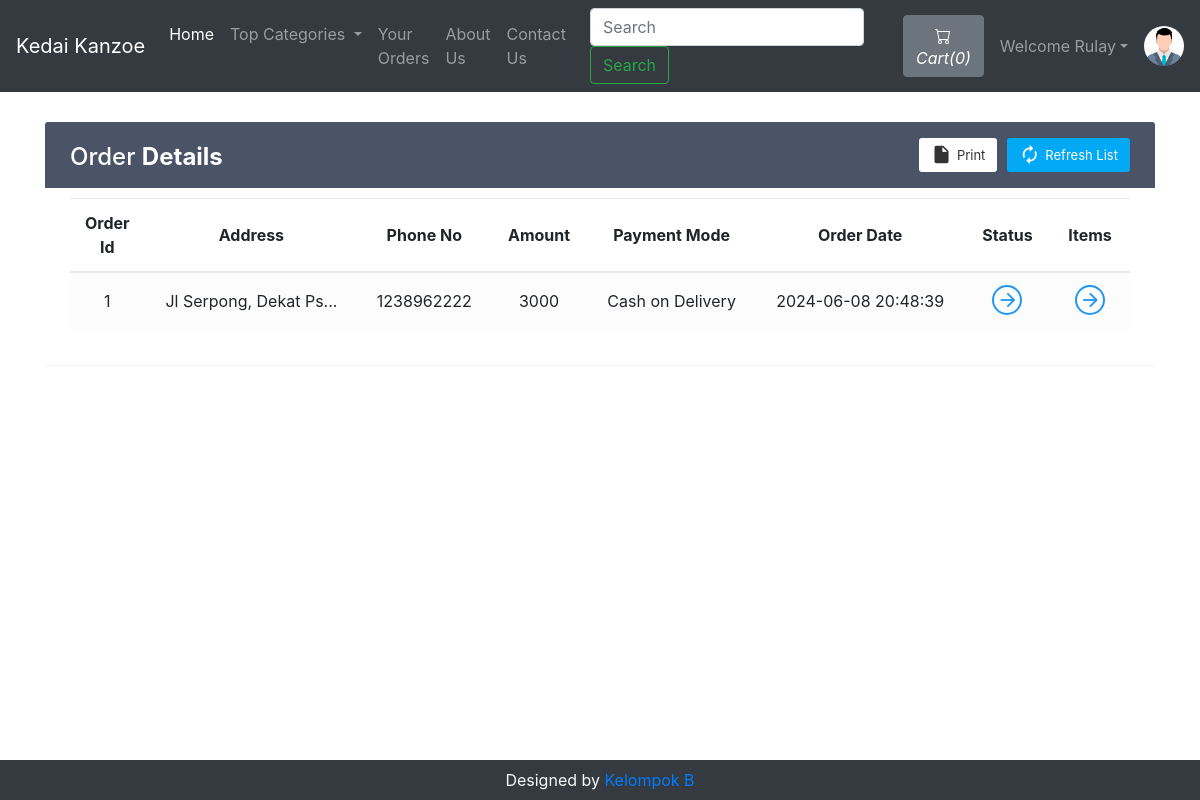
Screenshot of /viewOrder.php (signed in) with the database file from the repository.
### tables this page shows
CREATE TABLE `sitedetail` (
  `tempId` int(11) NOT NULL,
  `systemName` varchar(21) NOT NULL,
  `email` varchar(35) NOT NULL,
  `contact1` bigint(21) NOT NULL,
  `contact2` bigint(21) DEFAULT NULL COMMENT 'Optional',
  `address` text NOT NULL,
  `dateTime` datetime NOT NULL DEFAULT current_timestamp()
);

CREATE TABLE `orders` (
  `orderId` int(21) NOT NULL,
  `userId` int(21) NOT NULL,
  `address` varchar(255) NOT NULL,
  `zipCode` int(21) NOT NULL,
  `phoneNo` bigint(21) NOT NULL,
  `amount` int(200) NOT NULL,
  `paymentMode` enum('0','1') NOT NULL DEFAULT '0' COMMENT '0=cash on delivery, \r\n1=online ',
  `orderStatus` enum('0','1','2','3','4','5','6') NOT NULL DEFAULT '0' COMMENT '0=Order Placed.\r\n1=Order Confirmed.\r\n2=Preparing your Order.\r\n3=Your order is on the way!\r\n4=Order Delivered.\r\n5=Order Denied.\r\n6=Order Cancelled.',
  `orderDate` datetime NOT NULL DEFAULT current_timestamp()
);

### viewOrder.php (the view, shortened to what this page needs)
<!doctype html>
<html lang="en">
<head>
    <link rel="stylesheet" href="https://stackpath.bootstrapcdn.com/bootstrap/4.5.0/css/bootstrap.min.css">
    <link rel="stylesheet" href="https://use.fontawesome.com/releases/v5.7.2/css/all.css">
</head>
<body>
    <?php include 'partials/_dbconnect.php';?>
    <?php include 'partials/_nav.php';?>
    <?php
    if($loggedin){
    ?>
    <div class="container">
        <div class="table-wrapper" id="empty">
            <div class="table-title">
                <div class="row">
                    <div class="col-sm-4">
                        <h2>Order <b>Details</b></h2>
                    </div>
                    <div class="col-sm-8">
                        <a href="" class="btn btn-primary"><i class="material-icons">&#xE863;</i> <span>Refresh List</span></a>
                        <a href="#" onclick="window.print()" class="btn btn-info"><i class="material-icons">&#xE24D;</i> <span>Print</span></a>
                    </div>
                </div>
            </div>
            <table class="table table-striped table-hover text-center">
                <thead>
                    <tr>
                        <th>Order Id</th>
                        <th>Address</th>
                        <th>Phone No</th>
                        <th>Amount</th>
                        <th>Payment Mode</th>
                        <th>Order Date</th>
                        <th>Status</th>
                        <th>Items</th>
                    </tr>
                </thead>
                <tbody>
                    <?php
                        $sql = "SELECT * FROM `orders` WHERE `userId`= $userId";
                        $result = mysqli_query($conn, $sql);
                        while($row = mysqli_fetch_assoc($result)){
                            $orderId = $row['orderId'];
                            $address = $row['address'];
                            $phoneNo = $row['phoneNo'];
                            $amount = $row['amount'];
                            $orderDate = $row['orderDate'];
                            $paymentMode = $row['paymentMode'];
                            if($paymentMode == 0) {
                                $paymentMode = "Cash on Delivery";
                            }
                            else {
                                $paymentMode = "Online";
                            }
                            echo '<tr>
                                    <td>' . $orderId . '</td>
                                    <td>' . substr($address, 0, 20) . '...</td>
                                    <td>' . $phoneNo . '</td>
                                    <td>' . $amount . '</td>
                                    <td>' . $paymentMode . '</td>
                                    <td>' . $orderDate . '</td>
                                    <td><a href="#" data-toggle="modal" data-target="#orderStatus' . $orderId . '" class="view"><i class="material-icons">&#xE5C8;</i></a></td>
                                    <td><a href="#" data-toggle="modal" data-target="#orderItem' . $orderId . '" class="view" title="View Details"><i class="material-icons">&#xE5C8;</i></a></td>
                                </tr>';
                        }
                            ?>
                </tbody>
            </table>
        </div>
    </div>
    <?php
    }
    else {
        echo '<div class="container" style="min-height : 610px;">
        <div class="alert alert-info my-3">
            <font style="font-size:22px"><center>Check your Order. You need to <strong><a class="alert-link" data-toggle="modal" data-target="#loginModal">Login</a></strong></center></font>
        </div></div>';
    }
    ?>
    <?php
    require 'partials/_footer.php';?>
  </body>
</html>

### partials/_nav.php (shortened to what this page needs)
<?php
if(isset($_SESSION['loggedin']) && $_SESSION['loggedin']==true){
  $loggedin= true;
  $userId = $_SESSION['userId'];
  $username = $_SESSION['username'];
}
else{
  $loggedin = false;
  $userId = 0;
}
$sql = "SELECT * FROM `sitedetail`";
$result = mysqli_query($conn, $sql);
$row = mysqli_fetch_assoc($result);
$systemName = $row['systemName'];
echo '<nav class="navbar navbar-expand-lg navbar-dark bg-dark">
      <a class="navbar-brand" href="index.php">'.$systemName.'</a>
      <button class="navbar-toggler" type="button" data-toggle="collapse" data-target="#navbarSupportedContent" aria-controls="navbarSupportedContent" aria-expanded="false" aria-label="Toggle navigation">
        <span class="navbar-toggler-icon">test</span>
      </button>
      <div class="collapse navbar-collapse" id="navbarSupportedContent">
        <ul class="navbar-nav mr-auto">
          <li class="nav-item active">
            <a class="nav-link" href="index.php">Home <span class="sr-only">(current)</span></a>
          </li>
          <li class="nav-item dropdown">
            <a class="nav-link dropdown-toggle" href="#" id="navbarDropdown" role="button" data-toggle="dropdown" aria-haspopup="true" aria-expanded="false">
              Top Categories
            </a>
            <div class="dropdown-menu" aria-labelledby="navbarDropdown">';
            echo '</div>
          </li>
          <li class="nav-item">
            <a class="nav-link" href="viewOrder.php">Your Orders</a>
          </li>
          <li class="nav-item">
            <a class="nav-link" href="about.php">About Us</a>
          </li>
          <li class="nav-item">
            <a class="nav-link" href="contact.php">Contact Us</a>
          </li>
        </ul>
        <form method="get" action="/tokokue/search.php" class="form-inline my-2 my-lg-0 mx-3">
          <input class="form-control mr-sm-2" type="search" name="search" id="search" placeholder="Search" aria-label="Search" required>
          <button class="btn btn-outline-success my-2 my-sm-0" type="submit">Search</button>
        </form>';
        $countsql = "SELECT SUM(`itemQuantity`) FROM `viewcart` WHERE `userId`=$userId";
        $countresult = mysqli_query($conn, $countsql);
        $countrow = mysqli_fetch_assoc($countresult);
        $count = $countrow['SUM(`itemQuantity`)'];
        if(!$count) {
          $count = 0;
        }
        echo '<a href="viewCart.php"><button type="button" class="btn btn-secondary mx-2" title="MyCart">
          <svg xmlns="img/cart.svg" width="16" height="16" fill="currentColor" class="bi bi-cart" viewBox="0 0 16 16">
            <path d="M0 1.5A.5.5 0 0 1 .5 1H2a.5.5 0 0 1 .485.379L2.89 3H14.5a.5.5 0 0 1 .491.592l-1.5 8A.5.5 0 0 1 13 12H4a.5.5 0 0 1-.491-.408L2.01 3.607 1.61 2H.5a.5.5 0 0 1-.5-.5zM3.102 4l1.313 7h8.17l1.313-7H3.102zM5 12a2 2 0 1 0 0 4 2 2 0 0 0 0-4zm7 0a2 2 0 1 0 0 4 2 2 0 0 0 0-4zm-7 1a1 1 0 1 1 0 2 1 1 0 0 1 0-2zm7 0a1 1 0 1 1 0 2 1 1 0 0 1 0-2z"/>
          </svg>
          <i class="bi bi-cart">Cart(' .$count. ')</i>
        </button></a>';
        if($loggedin){
          echo '<ul class="navbar-nav mr-2">
            <li class="nav-item dropdown">
              <a class="nav-link dropdown-toggle" href="#" id="navbarDropdown" role="button" data-toggle="dropdown"> Welcome ' .$username. '</a>
              <div class="dropdown-menu" aria-labelledby="navbarDropdown">
                <a class="dropdown-item" href="partials/_logout.php">Logout</a>
              </div>
            </li>
          </ul>
          <div class="text-center image-size-small position-relative">
            <a href="viewProfile.php"><img src="img/person-' .$userId. '.jpg" class="rounded-circle" onError="this.src = \'img/profilePic.jpg\'" style="width:40px; height:40px"></a>
          </div>';
        }
        else {
          echo '
          <button type="button" class="btn btn-success mx-2"  data-toggle="modal" data-target="#loginModal">Login</button>
          <button type="button" class="btn btn-success mx-2"  data-toggle="modal" data-target="#signupModal">SignUp</button>';
        }
  echo '</div>
    </nav>';
?>

### viewOrder.php (style rules this page uses)
.table-wrapper { background: #fff; padding: 20px 25px; margin: 30px auto; border-radius: 3px; box-shadow: 0 1px 1px rgba(0,0,0,.05); }
.table-wrapper .btn { float: right; color: #333; background-color: #fff; border-radius: 3px; border: none; outline: none !important; margin-left: 10px; }
.table-wrapper .btn.btn-primary { color: #fff; background: #03A9F4; }
.table-title .btn { font-size: 13px; border: none; }
.table-title .btn i { float: left; font-size: 21px; margin-right: 5px; }
.table-title .btn span { float: left; margin-top: 2px; }
.table-title { color: #fff; background: #4b5366; padding: 16px 25px; margin: -20px -25px 10px; border-radius: 3px 3px 0 0; }
.table-title h2 { margin: 5px 0 0; font-size: 24px; }
table.table tr th, table.table tr td { border-color: #e9e9e9; padding: 12px 15px; vertical-align: middle; }
table.table tr th:first-child { width: 60px; }
table.table tr th:last-child { width: 80px; }
table.table-striped tbody tr:nth-of-type(odd) { background-color: #fcfcfc; }
table.table td a { font-weight: bold; color: #566787; display: inline-block; text-decoration: none; }
table.table td a.view { width: 30px; height: 30px; color: #2196F3; border: 2px solid; border-radius: 30px; text-align: center; }
table.table td a.view i { font-size: 22px; margin: 2px 0 0 1px; }
table { counter-reset: section; }

### rows the page displays
sitedetail: systemName "Kedai Kanzoe"
orders: orderId "1", address "Jl Serpong, Dekat Ps", phoneNo "1238962222", amount "3000", paymentMode "Cash on Delivery", orderDate "2024-06-08 20:48:39"

### other values shown
$count "0"
$username "Rulay"
